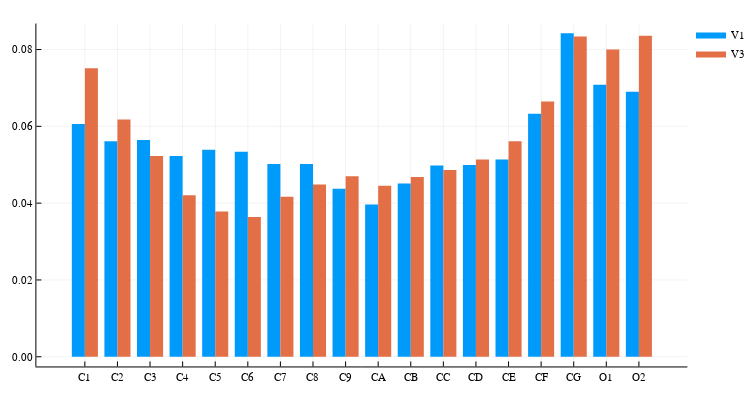

Notebook source saved alongside this figure:
### Code cell
x_lig = repeat(name_lig_v1, outer = 2)
g_lig = repeat([ "V1" ; "V3" ], inner = length(mask_lig))

groupedbar(x_lig, hcat(dens_lig_v1, dens_lig_v3),
    group = g_lig,
    bar_position = :dodge, linecolor = false, size = (750, 400))

### Figure 1 — Plotly figure (JSON) as saved in the notebook; plotly's stock layout.template omitted (floating-point values rounded to 4 significant figures)
{"data": [{"fill": "tozeroy", "fillcolor": "rgba(0, 154, 250, 1.000)", "legendgroup": "V1", "line": {"color": "rgba(0, 0, 0, 0)", "dash": "solid", "width": 1}, "mode": "lines", "name": "V1", "showlegend": true, "type": "scatter", "x": [0.1, 0.1, 0.5, 0.5, 0.1, 0.1], "xaxis": "x", "y": [0.06058, 0, 0, 0.06058, 0.06058, 0.06058], "yaxis": "y"}, {"fill": "tozeroy", "fillcolor": "rgba(0, 154, 250, 1.000)", "legendgroup": "V1", "line": {"color": "rgba(0, 0, 0, 0)", "dash": "solid", "width": 1}, "mode": "lines", "name": "V1", "showlegend": false, "type": "scatter", "x": [1.1, 1.1, 1.5, 1.5, 1.1, 1.1], "xaxis": "x", "y": [0.05611, 0, 0, 0.05611, 0.05611, 0.05611], "yaxis": "y"}, {"fill": "tozeroy", "fillcolor": "rgba(0, 154, 250, 1.000)", "legendgroup": "V1", "line": {"color": "rgba(0, 0, 0, 0)", "dash": "solid", "width": 1}, "mode": "lines", "name": "V1", "showlegend": false, "type": "scatter", "x": [2.1, 2.1, 2.5, 2.5, 2.1, 2.1], "xaxis": "x", "y": [0.05643, 0, 0, 0.05643, 0.05643, 0.05643], "yaxis": "y"}, {"fill": "tozeroy", "fillcolor": "rgba(0, 154, 250, 1.000)", "legendgroup": "V1", "line": {"color": "rgba(0, 0, 0, 0)", "dash": "solid", "width": 1}, "mode": "lines", "name": "V1", "showlegend": false, "type": "scatter", "x": [3.1, 3.1, 3.5, 3.5, 3.1, 3.1], "xaxis": "x", "y": [0.05226, 0, 0, 0.05226, 0.05226, 0.05226], "yaxis": "y"}, {"fill": "tozeroy", "fillcolor": "rgba(0, 154, 250, 1.000)", "legendgroup": "V1", "line": {"color": "rgba(0, 0, 0, 0)", "dash": "solid", "width": 1}, "mode": "lines", "name": "V1", "showlegend": false, "type": "scatter", "x": [4.1, 4.1, 4.5, 4.5, 4.1, 4.1], "xaxis": "x", "y": [0.05389, 0, 0, 0.05389, 0.05389, 0.05389], "yaxis": "y"}, {"fill": "tozeroy", "fillcolor": "rgba(0, 154, 250, 1.000)", "legendgroup": "V1", "line": {"color": "rgba(0, 0, 0, 0)", "dash": "solid", "width": 1}, "mode": "lines", "name": "V1", "showlegend": false, "type": "scatter", "x": [5.1, 5.1, 5.5, 5.5, 5.1, 5.1], "xaxis": "x", "y": [0.05338, 0, 0, 0.05338, 0.05338, 0.05338], "yaxis": "y"}, {"fill": "tozeroy", "fillcolor": "rgba(0, 154, 250, 1.000)", "legendgroup": "V1", "line": {"color": "rgba(0, 0, 0, 0)", "dash": "solid", "width": 1}, "mode": "lines", "name": "V1", "showlegend": false, "type": "scatter", "x": [6.1, 6.1, 6.5, 6.5, 6.1, 6.1], "xaxis": "x", "y": [0.05022, 0, 0, 0.05022, 0.05022, 0.05022], "yaxis": "y"}, {"fill": "tozeroy", "fillcolor": "rgba(0, 154, 250, 1.000)", "legendgroup": "V1", "line": {"color": "rgba(0, 0, 0, 0)", "dash": "solid", "width": 1}, "mode": "lines", "name": "V1", "showlegend": false, "type": "scatter", "x": [7.1, 7.1, 7.5, 7.5, 7.1, 7.1], "xaxis": "x", "y": [0.05018, 0, 0, 0.05018, 0.05018, 0.05018], "yaxis": "y"}, {"fill": "tozeroy", "fillcolor": "rgba(0, 154, 250, 1.000)", "legendgroup": "V1", "line": {"color": "rgba(0, 0, 0, 0)", "dash": "solid", "width": 1}, "mode": "lines", "name": "V1", "showlegend": false, "type": "scatter", "x": [8.1, 8.1, 8.5, 8.5, 8.1, 8.1], "xaxis": "x", "y": [0.04374, 0, 0, 0.04374, 0.04374, 0.04374], "yaxis": "y"}, {"fill": "tozeroy", "fillcolor": "rgba(0, 154, 250, 1.000)", "legendgroup": "V1", "line": {"color": "rgba(0, 0, 0, 0)", "dash": "solid", "width": 1}, "mode": "lines", "name": "V1", "showlegend": false, "type": "scatter", "x": [9.1, 9.1, 9.5, 9.5, 9.1, 9.1], "xaxis": "x", "y": [0.03962, 0, 0, 0.03962, 0.03962, 0.03962], "yaxis": "y"}, {"fill": "tozeroy", "fillcolor": "rgba(0, 154, 250, 1.000)", "legendgroup": "V1", "line": {"color": "rgba(0, 0, 0, 0)", "dash": "solid", "width": 1}, "mode": "lines", "name": "V1", "showlegend": false, "type": "scatter", "x": [10.1, 10.1, 10.5, 10.5, 10.1, 10.1], "xaxis": "x", "y": [0.04514, 0, 0, 0.04514, 0.04514, 0.04514], "yaxis": "y"}, {"fill": "tozeroy", "fillcolor": "rgba(0, 154, 250, 1.000)", "legendgroup": "V1", "line": {"color": "rgba(0, 0, 0, 0)", "dash": "solid", "width": 1}, "mode": "lines", "name": "V1", "showlegend": false, "type": "scatter", "x": [11.1, 11.1, 11.5, 11.5, 11.1, 11.1], "xaxis": "x", "y": [0.04981, 0, 0, 0.04981, 0.04981, 0.04981], "yaxis": "y"}, {"fill": "tozeroy", "fillcolor": "rgba(0, 154, 250, 1.000)", "legendgroup": "V1", "line": {"color": "rgba(0, 0, 0, 0)", "dash": "solid", "width": 1}, "mode": "lines", "name": "V1", "showlegend": false, "type": "scatter", "x": [12.1, 12.1, 12.5, 12.5, 12.1, 12.1], "xaxis": "x", "y": [0.04996, 0, 0, 0.04996, 0.04996, 0.04996], "yaxis": "y"}, {"fill": "tozeroy", "fillcolor": "rgba(0, 154, 250, 1.000)", "legendgroup": "V1", "line": {"color": "rgba(0, 0, 0, 0)", "dash": "solid", "width": 1}, "mode": "lines", "name": "V1", "showlegend": false, "type": "scatter", "x": [13.1, 13.1, 13.5, 13.5, 13.1, 13.1], "xaxis": "x", "y": [0.05134, 0, 0, 0.05134, 0.05134, 0.05134], "yaxis": "y"}, {"fill": "tozeroy", "fillcolor": "rgba(0, 154, 250, 1.000)", "legendgroup": "V1", "line": {"color": "rgba(0, 0, 0, 0)", "dash": "solid", "width": 1}, "mode": "lines", "name": "V1", "showlegend": false, "type": "scatter", "x": [14.1, 14.1, 14.5, 14.5, 14.1, 14.1], "xaxis": "x", "y": [0.06326, 0, 0, 0.06326, 0.06326, 0.06326], "yaxis": "y"}, {"fill": "tozeroy", "fillcolor": "rgba(0, 154, 250, 1.000)", "legendgroup": "V1", "line": {"color": "rgba(0, 0, 0, 0)", "dash": "solid", "width": 1}, "mode": "lines", "name": "V1", "showlegend": false, "type": "scatter", "x": [15.1, 15.1, 15.5, 15.5, 15.1, 15.1], "xaxis": "x", "y": [0.08424, 0, 0, 0.08424, 0.08424, 0.08424], "yaxis": "y"}, {"fill": "tozeroy", "fillcolor": "rgba(0, 154, 250, 1.000)", "legendgroup": "V1", "line": {"color": "rgba(0, 0, 0, 0)", "dash": "solid", "width": 1}, "mode": "lines", "name": "V1", "showlegend": false, "type": "scatter", "x": [16.1, 16.1, 16.5, 16.5, 16.1, 16.1], "xaxis": "x", "y": [0.07081, 0, 0, 0.07081, 0.07081, 0.07081], "yaxis": "y"}, {"fill": "tozeroy", "fillcolor": "rgba(0, 154, 250, 1.000)", "legendgroup": "V1", "line": {"color": "rgba(0, 0, 0, 0)", "dash": "solid", "width": 1}, "mode": "lines", "name": "V1", "showlegend": false, "type": "scatter", "x": [17.1, 17.1, 17.5, 17.5, 17.1, 17.1], "xaxis": "x", "y": [0.06901, 0, 0, 0.06901, 0.06901, 0.06901], "yaxis": "y"}, {"fill": "tozeroy", "fillcolor": "rgba(227, 111, 71, 1.000)", "legendgroup": "V3", "line": {"color": "rgba(0, 0, 0, 0)", "dash": "solid", "width": 1}, "mode": "lines", "name": "V3", "showlegend": true, "type": "scatter", "x": [0.5, 0.5, 0.9, 0.9, 0.5, 0.5], "xaxis": "x", "y": [0.07514, 0, 0, 0.07514, 0.07514, 0.07514], "yaxis": "y"}, {"fill": "tozeroy", "fillcolor": "rgba(227, 111, 71, 1.000)", "legendgroup": "V3", "line": {"color": "rgba(0, 0, 0, 0)", "dash": "solid", "width": 1}, "mode": "lines", "name": "V3", "showlegend": false, "type": "scatter", "x": [1.5, 1.5, 1.9, 1.9, 1.5, 1.5], "xaxis": "x", "y": [0.06179, 0, 0, 0.06179, 0.06179, 0.06179], "yaxis": "y"}, {"fill": "tozeroy", "fillcolor": "rgba(227, 111, 71, 1.000)", "legendgroup": "V3", "line": {"color": "rgba(0, 0, 0, 0)", "dash": "solid", "width": 1}, "mode": "lines", "name": "V3", "showlegend": false, "type": "scatter", "x": [2.5, 2.5, 2.9, 2.9, 2.5, 2.5], "xaxis": "x", "y": [0.0523, 0, 0, 0.0523, 0.0523, 0.0523], "yaxis": "y"}, {"fill": "tozeroy", "fillcolor": "rgba(227, 111, 71, 1.000)", "legendgroup": "V3", "line": {"color": "rgba(0, 0, 0, 0)", "dash": "solid", "width": 1}, "mode": "lines", "name": "V3", "showlegend": false, "type": "scatter", "x": [3.5, 3.5, 3.9, 3.9, 3.5, 3.5], "xaxis": "x", "y": [0.04208, 0, 0, 0.04208, 0.04208, 0.04208], "yaxis": "y"}, {"fill": "tozeroy", "fillcolor": "rgba(227, 111, 71, 1.000)", "legendgroup": "V3", "line": {"color": "rgba(0, 0, 0, 0)", "dash": "solid", "width": 1}, "mode": "lines", "name": "V3", "showlegend": false, "type": "scatter", "x": [4.5, 4.5, 4.9, 4.9, 4.5, 4.5], "xaxis": "x", "y": [0.03779, 0, 0, 0.03779, 0.03779, 0.03779], "yaxis": "y"}, {"fill": "tozeroy", "fillcolor": "rgba(227, 111, 71, 1.000)", "legendgroup": "V3", "line": {"color": "rgba(0, 0, 0, 0)", "dash": "solid", "width": 1}, "mode": "lines", "name": "V3", "showlegend": false, "type": "scatter", "x": [5.5, 5.5, 5.9, 5.9, 5.5, 5.5], "xaxis": "x", "y": [0.03637, 0, 0, 0.03637, 0.03637, 0.03637], "yaxis": "y"}, {"fill": "tozeroy", "fillcolor": "rgba(227, 111, 71, 1.000)", "legendgroup": "V3", "line": {"color": "rgba(0, 0, 0, 0)", "dash": "solid", "width": 1}, "mode": "lines", "name": "V3", "showlegend": false, "type": "scatter", "x": [6.5, 6.5, 6.9, 6.9, 6.5, 6.5], "xaxis": "x", "y": [0.04167, 0, 0, 0.04167, 0.04167, 0.04167], "yaxis": "y"}, {"fill": "tozeroy", "fillcolor": "rgba(227, 111, 71, 1.000)", "legendgroup": "V3", "line": {"color": "rgba(0, 0, 0, 0)", "dash": "solid", "width": 1}, "mode": "lines", "name": "V3", "showlegend": false, "type": "scatter", "x": [7.5, 7.5, 7.9, 7.9, 7.5, 7.5], "xaxis": "x", "y": [0.04488, 0, 0, 0.04488, 0.04488, 0.04488], "yaxis": "y"}, {"fill": "tozeroy", "fillcolor": "rgba(227, 111, 71, 1.000)", "legendgroup": "V3", "line": {"color": "rgba(0, 0, 0, 0)", "dash": "solid", "width": 1}, "mode": "lines", "name": "V3", "showlegend": false, "type": "scatter", "x": [8.5, 8.5, 8.9, 8.9, 8.5, 8.5], "xaxis": "x", "y": [0.04698, 0, 0, 0.04698, 0.04698, 0.04698], "yaxis": "y"}, {"fill": "tozeroy", "fillcolor": "rgba(227, 111, 71, 1.000)", "legendgroup": "V3", "line": {"color": "rgba(0, 0, 0, 0)", "dash": "solid", "width": 1}, "mode": "lines", "name": "V3", "showlegend": false, "type": "scatter", "x": [9.5, 9.5, 9.9, 9.9, 9.5, 9.5], "xaxis": "x", "y": [0.04451, 0, 0, 0.04451, 0.04451, 0.04451], "yaxis": "y"}, {"fill": "tozeroy", "fillcolor": "rgba(227, 111, 71, 1.000)", "legendgroup": "V3", "line": {"color": "rgba(0, 0, 0, 0)", "dash": "solid", "width": 1}, "mode": "lines", "name": "V3", "showlegend": false, "type": "scatter", "x": [10.5, 10.5, 10.9, 10.9, 10.5, 10.5], "xaxis": "x", "y": [0.0468, 0, 0, 0.0468, 0.0468, 0.0468], "yaxis": "y"}, {"fill": "tozeroy", "fillcolor": "rgba(227, 111, 71, 1.000)", "legendgroup": "V3", "line": {"color": "rgba(0, 0, 0, 0)", "dash": "solid", "width": 1}, "mode": "lines", "name": "V3", "showlegend": false, "type": "scatter", "x": [11.5, 11.5, 11.9, 11.9, 11.5, 11.5], "xaxis": "x", "y": [0.04865, 0, 0, 0.04865, 0.04865, 0.04865], "yaxis": "y"}, {"fill": "tozeroy", "fillcolor": "rgba(227, 111, 71, 1.000)", "legendgroup": "V3", "line": {"color": "rgba(0, 0, 0, 0)", "dash": "solid", "width": 1}, "mode": "lines", "name": "V3", "showlegend": false, "type": "scatter", "x": [12.5, 12.5, 12.9, 12.9, 12.5, 12.5], "xaxis": "x", "y": [0.05139, 0, 0, 0.05139, 0.05139, 0.05139], "yaxis": "y"}, {"fill": "tozeroy", "fillcolor": "rgba(227, 111, 71, 1.000)", "legendgroup": "V3", "line": {"color": "rgba(0, 0, 0, 0)", "dash": "solid", "width": 1}, "mode": "lines", "name": "V3", "showlegend": false, "type": "scatter", "x": [13.5, 13.5, 13.9, 13.9, 13.5, 13.5], "xaxis": "x", "y": [0.05614, 0, 0, 0.05614, 0.05614, 0.05614], "yaxis": "y"}, {"fill": "tozeroy", "fillcolor": "rgba(227, 111, 71, 1.000)", "legendgroup": "V3", "line": {"color": "rgba(0, 0, 0, 0)", "dash": "solid", "width": 1}, "mode": "lines", "name": "V3", "showlegend": false, "type": "scatter", "x": [14.5, 14.5, 14.9, 14.9, 14.5, 14.5], "xaxis": "x", "y": [0.06648, 0, 0, 0.06648, 0.06648, 0.06648], "yaxis": "y"}, {"fill": "tozeroy", "fillcolor": "rgba(227, 111, 71, 1.000)", "legendgroup": "V3", "line": {"color": "rgba(0, 0, 0, 0)", "dash": "solid", "width": 1}, "mode": "lines", "name": "V3", "showlegend": false, "type": "scatter", "x": [15.5, 15.5, 15.9, 15.9, 15.5, 15.5], "xaxis": "x", "y": [0.0834, 0, 0, 0.0834, 0.0834, 0.0834], "yaxis": "y"}, {"fill": "tozeroy", "fillcolor": "rgba(227, 111, 71, 1.000)", "legendgroup": "V3", "line": {"color": "rgba(0, 0, 0, 0)", "dash": "solid", "width": 1}, "mode": "lines", "name": "V3", "showlegend": false, "type": "scatter", "x": [16.5, 16.5, 16.9, 16.9, 16.5, 16.5], "xaxis": "x", "y": [0.08, 0, 0, 0.08, 0.08, 0.08], "yaxis": "y"}, {"fill": "tozeroy", "fillcolor": "rgba(227, 111, 71, 1.000)", "legendgroup": "V3", "line": {"color": "rgba(0, 0, 0, 0)", "dash": "solid", "width": 1}, "mode": "lines", "name": "V3", "showlegend": false, "type": "scatter", "x": [17.5, 17.5, 17.9, 17.9, 17.5, 17.5], "xaxis": "x", "y": [0.08362, 0, 0, 0.08362, 0.08362, 0.08362], "yaxis": "y"}], "layout": {"annotations": [], "height": 400, "legend": {"bgcolor": "rgba(255, 255, 255, 1.000)", "bordercolor": "rgba(0, 0, 0, 1)", "font": {"color": "rgba(0, 0, 0, 1)", "family": "sans-serif", "size": 11}, "tracegroupgap": 0, "x": 1, "y": 1}, "margin": {"b": 20, "l": 0, "r": 0, "t": 20}, "paper_bgcolor": "rgba(255, 255, 255, 1.000)", "plot_bgcolor": "rgba(255, 255, 255, 1.000)", "showlegend": true, "width": 750, "xaxis": {"anchor": "y", "domain": [0.05266, 0.9948], "gridcolor": "rgba(0, 0, 0, 0.1)", "gridwidth": 0.5, "linecolor": "rgba(0, 0, 0, 1)", "mirror": false, "range": [-0.9873, 18.99], "showgrid": true, "showline": true, "showticklabels": true, "tickangle": 0, "tickcolor": "rgb(0, 0, 0)", "tickfont": {"color": "rgba(0, 0, 0, 1)", "family": "sans-serif", "size": 11}, "tickmode": "array", "ticks": "inside", "ticktext": ["C1", "C2", "C3", "C4", "C5", "C6", "C7", "C8", "C9", "CA", "CB", "CC", "CD", "CE", "CF", "CG", "O1", "O2"], "tickvals": [0.5, 1.5, 2.5, 3.5, 4.5, 5.5, 6.5, 7.5, 8.5, 9.5, 10.5, 11.5, 12.5, 13.5, 14.5, 15.5, 16.5, 17.5], "title": "", "titlefont": {"color": "rgba(0, 0, 0, 1)", "family": "sans-serif", "size": 15}, "type": "linear", "visible": true, "zeroline": false, "zerolinecolor": "rgba(0, 0, 0, 1)"}, "yaxis": {"anchor": "x", "domain": [0.03762, 0.9902], "gridcolor": "rgba(0, 0, 0, 0.1)", "gridwidth": 0.5, "linecolor": "rgba(0, 0, 0, 1)", "mirror": false, "range": [-0.002527, 0.08677], "showgrid": true, "showline": true, "showticklabels": true, "tickangle": 0, "tickcolor": "rgb(0, 0, 0)", "tickfont": {"color": "rgba(0, 0, 0, 1)", "family": "sans-serif", "size": 11}, "tickmode": "array", "ticks": "inside", "ticktext": ["0.00", "0.02", "0.04", "0.06", "0.08"], "tickvals": [0, 0.02, 0.04, 0.06, 0.08], "title": "", "titlefont": {"color": "rgba(0, 0, 0, 1)", "family": "sans-serif", "size": 15}, "type": "linear", "visible": true, "zeroline": false, "zerolinecolor": "rgba(0, 0, 0, 1)"}}}
